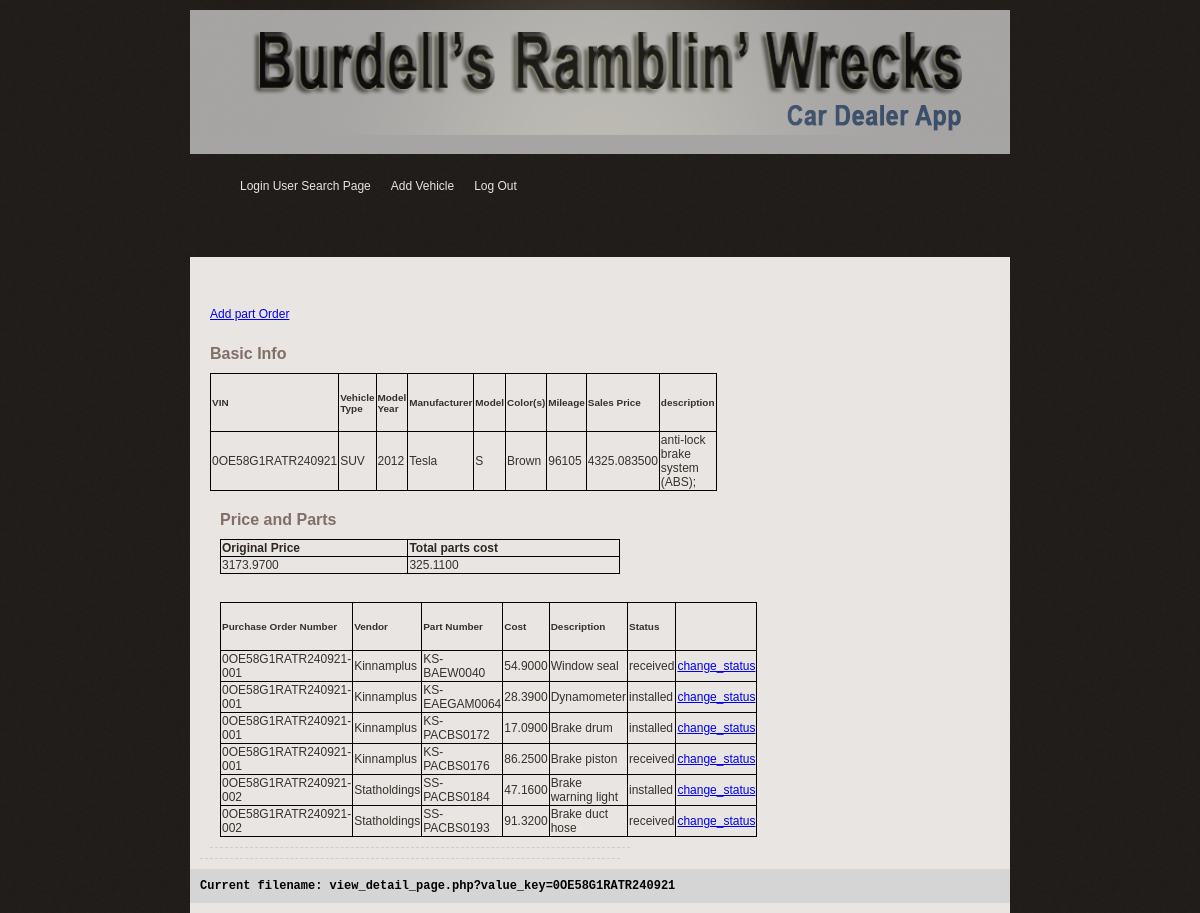
The app's page /view_detail_page.php?value_key=0OE58G1RATR240921 (signed in) with its own data.
### tables this page shows
CREATE TABLE Vehicle(
	VIN varchar(20) NOT NULL,
	model_name varchar(100) NOT NULL,
	model_year INT NOT NULL,
	description varchar(200) NOT NULL,
	mileage INT NOT NULL,
	vehicle_condition varchar(10) NOT NULL,
	PRIMARY KEY(VIN)
);

CREATE TABLE HasType(
	VIN varchar(20) NOT NULL,
	typeName varchar(50) NOT NULL,
	PRIMARY KEY(VIN),
	FOREIGN KEY(VIN)
	REFERENCES Vehicle(VIN)
	ON DELETE CASCADE ON UPDATE CASCADE,
	FOREIGN KEY(typeName)
	REFERENCES VehicleType(typeName)
	ON DELETE CASCADE ON UPDATE CASCADE
);

CREATE TABLE ManufactureBy(
	VIN varchar(20) NOT NULL,
	manufacturerName varchar(50) NOT NULL,
	PRIMARY KEY(VIN),
	FOREIGN KEY(VIN)
	REFERENCES Vehicle(VIN)
	ON DELETE CASCADE ON UPDATE CASCADE,
	FOREIGN KEY(manufacturerName)
	REFERENCES Manufacturer(manufacturerName)
	ON DELETE CASCADE ON UPDATE CASCADE
);

CREATE TABLE VehicleColor(
	VIN varchar(20) NOT NULL,
	color varchar(50) NOT NULL,
	PRIMARY KEY(VIN),
	FOREIGN KEY(VIN)
	REFERENCES Vehicle(VIN)
	ON DELETE CASCADE ON UPDATE CASCADE
);

CREATE TABLE Part(
	VIN varchar(20) NOT NULL,
	purchaseOrderNumber varchar(200) NOT NULL,
	partNumber varchar(200) NOT NULL,
	cost DECIMAL(19, 4) NOT NULL,
	status varchar(20) NOT NULL,
	description varchar(200) NULL,
	PRIMARY KEY(VIN,purchaseOrderNumber,partNumber),
	FOREIGN KEY(VIN, purchaseOrderNumber)
	REFERENCES PartOrder(VIN, purchaseOrderNumber)
	ON DELETE CASCADE ON UPDATE CASCADE
);

CREATE TABLE PartOrder(
	userName varchar(200) NOT NULL,
	VIN varchar(20) NOT NULL,
	vendorName varchar(200) NOT NULL,
	purchaseOrderNumber varchar(200) NOT NULL,
	PRIMARY KEY(VIN,purchaseOrderNumber),
	FOREIGN KEY(userName)
	REFERENCES `User`(userName)
	ON DELETE CASCADE ON UPDATE CASCADE,
	FOREIGN KEY(VIN)
	REFERENCES Vehicle(VIN)
	ON DELETE CASCADE ON UPDATE CASCADE,
	FOREIGN KEY(vendorName)
	REFERENCES Vendor(vendorName)
	ON DELETE CASCADE ON UPDATE CASCADE
);

### view_detail_page.php (the view, shortened to what this page needs)
<?php
include('lib/common.php');
if (!isset($_SESSION['userName'])) {
	$user_type = "public";
}else{
$query = "SELECT user_type " .
		 "FROM User " .
		 "WHERE User.userName = '{$_SESSION['userName']}'";
$result = mysqli_query($db, $query);
if (!is_bool($result) && (mysqli_num_rows($result) > 0) ) {
        $row = mysqli_fetch_array($result, MYSQLI_ASSOC);
		$user_type = $row['user_type'];
} else {
        array_push($error_msg,  "SELECT ERROR: User Login <br>" . __FILE__ ." line:". __LINE__ );
}
}
if(isset($_GET['value_key'])){
  $VIN = $_GET['value_key'];
}
?>
<?php include("lib/header.php"); ?>
	<body>
    	<div id="main_container">
		<?php
			if ($user_type == "Manager, Sales Person, Clerk"){
				include("lib/menu_owner.php");
			} elseif ($user_type == "Manager"){
				include("lib/menu_manager.php");
			} elseif ($user_type == "Sales Person"){
				include("lib/menu_salespeople.php");
			} elseif ($user_type == "Clerk"){
				include("lib/menu_inventory_clerks.php");
			}
		?>
			<div class="center_content">
				<div class="center_left">
					<div class="features">
						<div class="profile_section">
							<?php
								$location = "add_part_order.php";
								if ($user_type == "Clerk" || $user_type == "Manager, Sales Person, Clerk"){?>
									<td><a href="<?php echo $location ?>">Add part Order</a></td>
									<br><br>
							<?php } ?>
							<div class="subtitle">Basic Info</div>
						<form name="viewdetailpage" action="view_detail_page.php" method = "POST">
							<table>
							<tr>
								<td><h5>VIN</h5></td>
								<td><h5>Vehicle Type</h5></td>
								<td><h5>Model Year</h5></td>
								<td><h5>Manufacturer</h5></td>
								<td><h5>Model</h5></td>
								<td><h5>Color(s)</h5></td>
								<td><h5>Mileage</h5></td>
								<td><h5>Sales Price</h5></td>
								<td><h5>description</h5></td>
							</tr>
							<?php
								$query_car_status ="SELECT Vehicle.VIN, HasType.typeName, Vehicle.model_year, ManufactureBy.manufacturerName, Vehicle.model_name, VehicleColor.color,Vehicle.mileage, (Purchase.purchase_price*1.25+IFNULL(M.parts_sum, 0)) as sales_price, vehicle.description " .
									"FROM " .
									"(((((Vehicle INNER JOIN ManufactureBy ON Vehicle.VIN= ManufactureBy.VIN) " .
									"INNER JOIN HasType ON Vehicle.VIN=HasType.VIN) " .
									"INNER JOIN VehicleColor ON Vehicle.VIN=VehicleColor.VIN) " .
									"INNER JOIN Purchase ON Vehicle.VIN=Purchase.VIN) " .
									"LEFT JOIN (SELECT Part.VIN, SUM(Part.cost) *1.1 AS parts_sum FROM Part GROUP BY Part.VIN) as M on Vehicle.VIN=M.VIN) WHERE	Vehicle.VIN = '$VIN'";
							    $result_public = mysqli_query($db, $query_car_status);
								if (isset($result_public)) {
									while ($row = mysqli_fetch_array($result_public, MYSQLI_ASSOC)){
										print "<tr>";
										print "<td>{$row['VIN']}</td>";
										print "<td>{$row['typeName']}</td>";
										print "<td>{$row['model_year']}</td>";
										print "<td>{$row['manufacturerName']}</td>";
										print "<td>{$row['model_name']}</td>";
										print "<td>{$row['color']}</td>";
										print "<td>{$row['mileage']}</td>";
										print "<td>{$row['sales_price']}</td>";
										print "<td>{$row['description']}</td>";
										print "</tr>";
									}
								}
							?>
							</table>
							<?php
							if ($user_type == "Manager, Sales Person, Clerk" || $user_type == "Manager" || $user_type == "Clerk"){?>
								<div class='profile_section'>
								<div class='subtitle'>Price and Parts</div>
								<table>
								<tr>
									<td class="heading">Original Price</td>
									<td class="heading">Total parts cost</td>
								</tr>
								<?php
									$query_car_status ="SELECT Purchase.purchase_price,SUM(Part.cost) FROM ((((HasType INNER JOIN Vehicle ON HasType.VIN=Vehicle.VIN) INNER JOIN
										ManufactureBy ON HasType.VIN=ManufactureBy.VIN) INNER JOIN VehicleColor ON
										HasType.VIN=VehicleColor.VIN) INNER JOIN Purchase ON HasType.VIN=Purchase.VIN)
										LEFT JOIN Part ON HasType.VIN=Part.VIN WHERE Vehicle.VIN = '$VIN'";
									$result_car_status = mysqli_query($db, $query_car_status);
                                    while ($row = mysqli_fetch_array($result_car_status, MYSQLI_ASSOC)){
                                        print "<tr>";
                                        print "<td>{$row['purchase_price']}</td>";
                                        if($row['SUM(Part.cost)']){
										print "<td>{$row['SUM(Part.cost)']}</td>";
										}else{
										print "<td>0</td>";
										}
                                        print "</tr>";
                                    }
                                ?>
								</table>
								<br> <br>
								<table>
								<tr>
									<td><h5>Purchase Order Number</h5></td>
									<td><h5>Vendor</h5></td>
									<td><h5>Part Number</h5></td>
									<td><h5>Cost</h5></td>
									<td><h5>Description</h5></td>
									<td><h5>Status</h5></td>
									<td></td>
								</tr>
								<?php
									$query_car_status ="SELECT PartOrder.purchaseOrderNumber, PartOrder.vendorName, Part.partnumber, Part.cost, Part.description,Part.status FROM ((PartOrder INNER JOIN Vehicle ON PartOrder.VIN=Vehicle.VIN) INNER JOIN Part ON Part.VIN=PartOrder.VIN and Part. purchaseOrderNumber =PartOrder. purchaseOrderNumber) WHERE Vehicle.VIN = '$VIN' ";
									$result_car_status = mysqli_query($db, $query_car_status);
                                    while ($row = mysqli_fetch_array($result_car_status, MYSQLI_ASSOC)){
                                        print "<tr>";
                                        print "<td>{$row['purchaseOrderNumber']}</td>";
										print "<td>{$row['vendorName']}</td>";
                                        print "<td>{$row['partnumber']}</td>";
										print "<td>{$row['cost']}</td>";
                                        print "<td>{$row['description']}</td>";
                                        print "<td>{$row['status']}</td>";
                                        print "<td><a href='change_status.php?purchaseOrderNumber={$row['purchaseOrderNumber']}&partnumber={$row['partnumber']}'>change_status</a></td>";
                                        print "</tr>";
                                    }
                                ?>
								</table>
								</div>
							<?php } ?>
							</form>
						</div>
					</div>
				</div>
                <?php include("lib/error.php"); ?>
			</div>
		</div>
	</body>
</html>

### css/gtonline_style.css (style rules this page uses)
body { background:url(../img/bg.gif) repeat #000000; padding:0; font-family: Verdana, Geneva, sans-serif; font-size:12px; margin:auto auto auto auto; color:#36322b; }
table { width: 100%; }
th, td { padding: 1px; text-align: left; }
#main_container { width:820px; height:auto; margin:auto; padding:0px; }
.heading { font-size:12px; color:#2e2721; font-weight:bold; }
.subtitle { width: 600px; font-family: Verdana, Geneva, sans-serif; font-weight:bold; font-size:16px; color:#806F66; padding:10px 0px 10px 0px; }
.center_content { width:820px; height:auto; padding:30px 0px 10px 0px; clear:both; background-color:#E9E5E2; }
.center_left { width:600px; float:left; padding:10px 10px 10px 10px; }
.profile_section { float:left; width:400px; border-bottom:1px #CCCCCC dashed; padding:10px 10px 10px 10px; }

### view_detail_page.php (style rules this page uses)
table, th, td { border: 1px solid black; border-collapse: collapse; }

### records on screen
vehicle: VIN "0OE58G1RATR240921", hastype.typeName "SUV", model_year "2012", manufactureby.manufacturerName "Tesla", model_name "S", vehiclecolor.color "Brown", mileage "96105", sales_price "4325.083500", description "anti-lock brake system (ABS);"
part: partorder.purchaseOrderNumber "0OE58G1RATR240921-001", partorder.vendorName "Kinnamplus", partNumber "KS-BAEW0040", cost "54.9000", description "Window seal", status "received"
part: partorder.purchaseOrderNumber "0OE58G1RATR240921-001", partorder.vendorName "Kinnamplus", partNumber "KS-EAEGAM0064", cost "28.3900", description "Dynamometer", status "installed"
part: partorder.purchaseOrderNumber "0OE58G1RATR240921-001", partorder.vendorName "Kinnamplus", partNumber "KS-PACBS0172", cost "17.0900", description "Brake drum", status "installed"
part: partorder.purchaseOrderNumber "0OE58G1RATR240921-001", partorder.vendorName "Kinnamplus", partNumber "KS-PACBS0176", cost "86.2500", description "Brake piston", status "received"
part: partorder.purchaseOrderNumber "0OE58G1RATR240921-002", partorder.vendorName "Statholdings", partNumber "SS-PACBS0184", cost "47.1600", description "Brake warning light", status "installed"
part: partorder.purchaseOrderNumber "0OE58G1RATR240921-002", partorder.vendorName "Statholdings", partNumber "SS-PACBS0193", cost "91.3200", description "Brake duct hose", status "received"

### other values on screen
$row['purchase_price'] "3173.9700"
$row['SUM(Part.cost)'] "325.1100"
$query "Current filename: view_detail_page.php?value_key=0OE58G1RATR240921"
